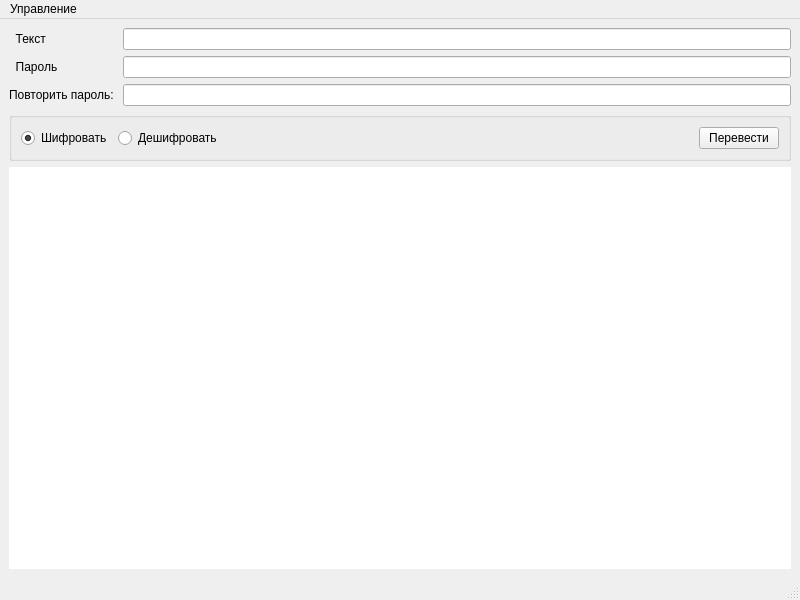
<?xml version="1.0" encoding="UTF-8"?>
<ui version="4.0">
 <class>MainWindow</class>
 <widget class="QMainWindow" name="MainWindow">
  <property name="geometry">
   <rect>
    <x>0</x>
    <y>0</y>
    <width>800</width>
    <height>600</height>
   </rect>
  </property>
  <property name="windowTitle">
   <string>Rainbow_Table_Resistant_Encryptor</string>
  </property>
  <widget class="QWidget" name="centralwidget">
   <layout class="QFormLayout" name="formLayout">
    <item row="0" column="0">
     <widget class="QLabel" name="label">
      <property name="text">
       <string>  Текст</string>
      </property>
     </widget>
    </item>
    <item row="0" column="1">
     <widget class="QLineEdit" name="lineEdit"/>
    </item>
    <item row="1" column="0">
     <widget class="QLabel" name="label_2">
      <property name="text">
       <string>  Пароль</string>
      </property>
     </widget>
    </item>
    <item row="1" column="1">
     <widget class="QLineEdit" name="lineEdit_2">
      <property name="echoMode">
       <enum>QLineEdit::Password</enum>
      </property>
     </widget>
    </item>
    <item row="3" column="0" colspan="2">
     <widget class="QGroupBox" name="groupBox">
      <property name="title">
       <string/>
      </property>
      <layout class="QHBoxLayout" name="horizontalLayout">
       <item>
        <widget class="QRadioButton" name="radioHash">
         <property name="cursor">
          <cursorShape>PointingHandCursor</cursorShape>
         </property>
         <property name="text">
          <string>Шифровать</string>
         </property>
         <property name="checked">
          <bool>true</bool>
         </property>
        </widget>
       </item>
       <item>
        <widget class="QRadioButton" name="radioDehash">
         <property name="cursor">
          <cursorShape>PointingHandCursor</cursorShape>
         </property>
         <property name="text">
          <string>Дешифровать</string>
         </property>
        </widget>
       </item>
       <item>
        <spacer name="horizontalSpacer">
         <property name="orientation">
          <enum>Qt::Horizontal</enum>
         </property>
         <property name="sizeHint" stdset="0">
          <size>
           <width>40</width>
           <height>20</height>
          </size>
         </property>
        </spacer>
       </item>
       <item>
        <widget class="QPushButton" name="btn_hash">
         <property name="cursor">
          <cursorShape>PointingHandCursor</cursorShape>
         </property>
         <property name="text">
          <string>Перевести</string>
         </property>
        </widget>
       </item>
      </layout>
     </widget>
    </item>
    <item row="4" column="0" colspan="2">
     <widget class="QTextEdit" name="textEdit">
      <property name="cursor" stdset="0">
       <cursorShape>IBeamCursor</cursorShape>
      </property>
      <property name="frameShape">
       <enum>QFrame::NoFrame</enum>
      </property>
     </widget>
    </item>
    <item row="2" column="0">
     <widget class="QLabel" name="label_3">
      <property name="text">
       <string>Повторить пароль: </string>
      </property>
     </widget>
    </item>
    <item row="2" column="1">
     <widget class="QLineEdit" name="lineEdit_3">
      <property name="echoMode">
       <enum>QLineEdit::Password</enum>
      </property>
     </widget>
    </item>
   </layout>
  </widget>
  <widget class="QMenuBar" name="menubar">
   <property name="geometry">
    <rect>
     <x>0</x>
     <y>0</y>
     <width>800</width>
     <height>23</height>
    </rect>
   </property>
   <widget class="QMenu" name="menu">
    <property name="title">
     <string>Управление</string>
    </property>
    <addaction name="mn_font"/>
    <addaction name="mn_clear"/>
    <addaction name="mn_quit"/>
   </widget>
   <addaction name="menu"/>
  </widget>
  <widget class="QStatusBar" name="statusbar"/>
  <action name="mn_font">
   <property name="text">
    <string>Выбор шрифта.</string>
   </property>
  </action>
  <action name="mn_quit">
   <property name="text">
    <string>Выход</string>
   </property>
  </action>
  <action name="mn_clear">
   <property name="text">
    <string>Очистить всё.</string>
   </property>
  </action>
 </widget>
 <resources/>
 <connections/>
</ui>
